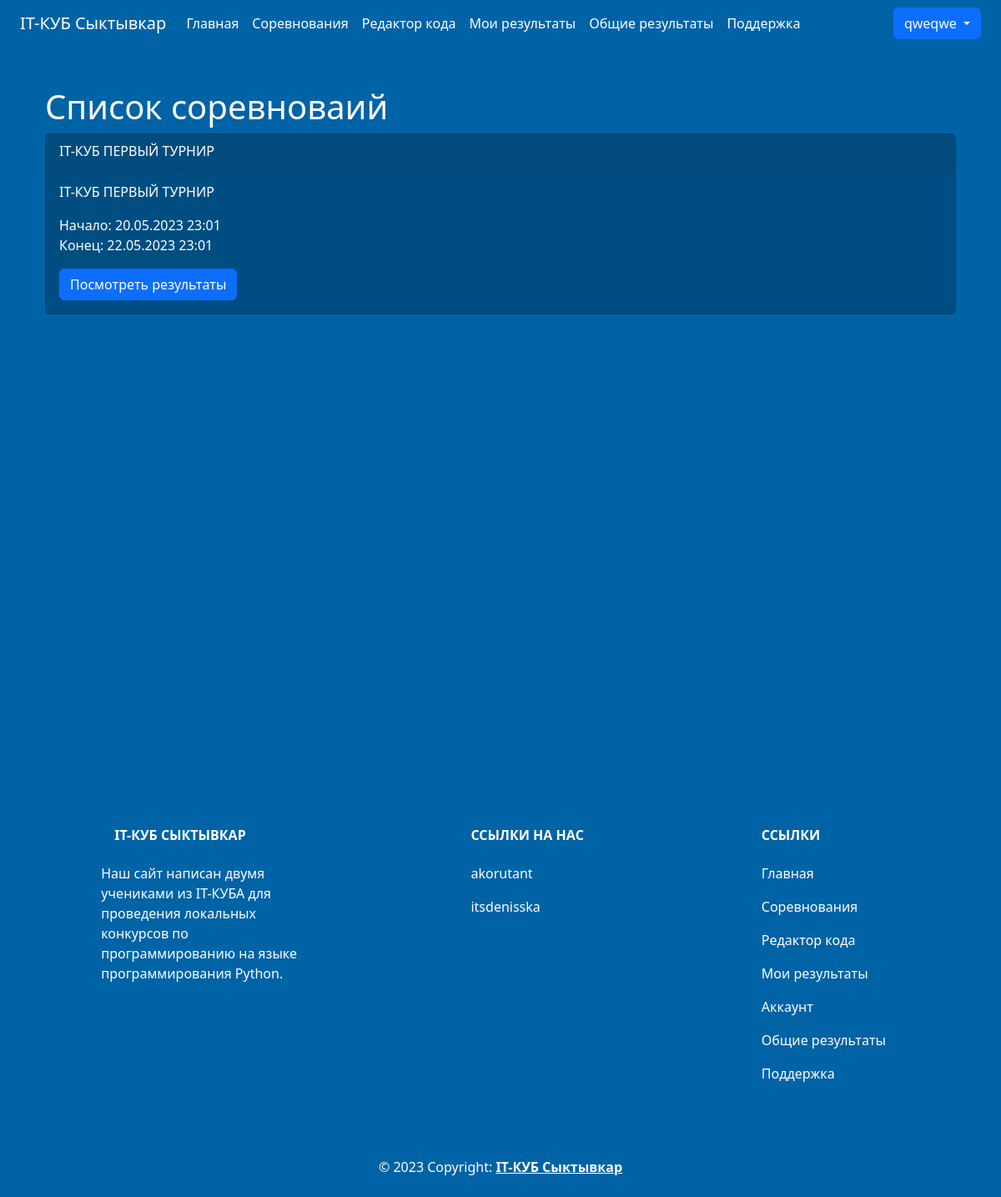
The app's page /contests (signed in) with its own data.
### data/users.py (models this page shows, shortened)
class User(SqlAlchemyBase, UserMixin):
    __tablename__ = 'users'
    id = sqlalchemy.Column(sqlalchemy.Integer,
                           primary_key=True, autoincrement=True)
    login = sqlalchemy.Column(sqlalchemy.String, nullable=False)
    firstname = sqlalchemy.Column(sqlalchemy.String, nullable=False)
    surname = sqlalchemy.Column(sqlalchemy.String, nullable=False)
    patronymic = sqlalchemy.Column(sqlalchemy.String, nullable=False)
    job_title = sqlalchemy.Column(sqlalchemy.String, nullable=False)
    email = sqlalchemy.Column(sqlalchemy.String,
                              index=True, unique=True, nullable=False)
    hashed_password = sqlalchemy.Column(sqlalchemy.String, nullable=False)
    count_contests = sqlalchemy.Column(sqlalchemy.Integer, nullable=False, default=0)
    count_wins = sqlalchemy.Column(sqlalchemy.Integer, nullable=False, default=0)
    avatar = sqlalchemy.Column(sqlalchemy.String, nullable=True)
    created_date = sqlalchemy.Column(sqlalchemy.DateTime,
                                     default=datetime.now)
    contest_results = orm.relationship('ContestResults', backref='user')

### data/contests.py (models this page shows)
class Contest(SqlAlchemyBase):
    __tablename__ = "contests"
    id = sqlalchemy.Column(sqlalchemy.Integer,
                           primary_key=True, autoincrement=True)
    title = sqlalchemy.Column(sqlalchemy.String, nullable=False, unique=True)
    description = sqlalchemy.Column(sqlalchemy.String, nullable=False)
    author_id = sqlalchemy.Column(sqlalchemy.Integer,
                                  sqlalchemy.ForeignKey("teachers.user_id"))
    join_deadline = sqlalchemy.Column(sqlalchemy.DateTime, nullable=False)
    end_deadline = sqlalchemy.Column(sqlalchemy.DateTime, nullable=False)
    teacher = orm.relationship('Teacher')
    tasks = orm.relationship('Task', secondary='contest_to_task', backref='contest')
    contest_result = orm.relationship("ContestResults", back_populates='contest_item')

### main.py (the view)
@app.route("/contests")
@login_required
def contests():
    db_sess = db_session.create_session()
    contests_list = db_sess.query(Contest).all()
    contest_results = db_sess.query(ContestResults).filter(ContestResults.student_id == current_user.id).all()
    return render_template('contests.html',
                           title="Список соревнований",
                           time_now=dt.datetime.now(),
                           contests=contests_list,
                           contest_results=[i.contest_id for i in contest_results])

### data/db_session.py (called while the page is built)
def create_session() -> Session:
    global __factory
    return __factory()

### main.py (called while the page is built)
@login_manager.user_loader
def load_user(user_id):
    db_sess = db_session.create_session()
    return db_sess.query(User).get(user_id)

### templates/contests.html
{% extends "base.html" %} {% block content %}
{% if contests %}
<div class="container mt-3 text-white">
    <h1>Список соревноваий</h1>
    {% for contest in contests %}
    <div class="card card-background mb-3">
        <div class="card-header text-white">{{ contest.title }}</div>
        <div class="card-body text-white">
            <p class="card-text">{{ contest.description }}</p>
            <p class="card-text">Начало: {{ contest.join_deadline.strftime('%d.%m.%Y %H:%M') }}
				<br>Конец: {{ contest.end_deadline.strftime('%d.%m.%Y %H:%M') }}</p>
            {% if time_now < contest.join_deadline %}
            <p class="card-text">Участие в конкурсе ещё не началось.</p>
            {% elif contest.join_deadline <= time_now < contest.end_deadline and contest.id not in contest_results%}
            <a href="{{ url_for('contests_list', contest_id=contest.id) }}" class="btn btn-primary">Участвовать</a>
            {% elif contest.end_deadline <= time_now or contest.id in contest_results %}
            <a href="{{ url_for('contests_results', contest_id=contest.id) }}" class="btn btn-primary">Посмотреть результаты</a>
            {% endif %}
        </div>
    </div>
    {% endfor %}
</div>
{% else %}
<h1 class="text-white mt-5">В данный момент нет соревнований</h1>
{% endif %}
{% endblock %}

### templates/base.html (shortened to what this page needs)
<!DOCTYPE html>
<html lang="ru">
<head>
    <link
            rel="stylesheet"
            href="https://stackpath.bootstrapcdn.com/bootstrap/4.4.1/css/bootstrap.min.css"
    />
    <link
            href="https://cdn.jsdelivr.net/npm/bootstrap@5.3.0-alpha3/dist/css/bootstrap.min.css"
            rel="stylesheet"
    />
    <link rel="stylesheet" href="{{ url_for('static', filename='css/style.css') }}"/>
</head>
<body class="navbar-background">
<header class="container-fluid navbar-background">
    <nav class="navbar navbar-expand-lg navbar-background">
        <div class="container-fluid">
            <a class="navbar-brand text-white" href="{{ url_for('index') }}">IT-КУБ Сыктывкар</a>
            <div
                    class="collapse navbar-collapse justify-content-between"
                    id="navbarSupportedContent"
            >
                <ul class="navbar-nav me-auto mb-2 mb-lg-0">
                    <li class="nav-item">
                        <a
                                class="nav-link active text-white"
                                aria-current="page"
                                href="{{ url_for('index') }}"
                        >Главная</a
                        >
                    </li>
                    {% if current_user.is_authenticated %}
                    {% if current_user.job_title == "teacher" %}
                    <li>
                        <a class="nav-link text-white" href="{{ url_for('contests_teacher') }}">Мои соревнования</a>
                    </li>
                    <li>
                        <a class="nav-link text-white" href="{{ url_for('tasks_add') }}">Создать задание</a>
                    </li>
                    {% else %}
                    <li>
                        <li class="nav-item">
                            <a class="nav-link text-white" href="{{ url_for('contests') }}">Соревнования</a>
                        </li>
                        <a class="nav-link text-white" href="{{ url_for('code') }}">Редактор кода</a>
                    </li>
                    <li class="nav-item">
                        <a class="nav-link text-white" href="{{ url_for('user_results', user_id=current_user.id) }}">Мои результаты</a>
                    </li>
                    {% endif %}
                    {% endif %}
                    <li>
                        <a href="{{ url_for('results') }}" class="nav-link text-white">Общие результаты</a>
                    </li>
                    <li class="nav-item">
                        <a class="nav-link text-white" href="{{ url_for('help') }}">Поддержка</a>
                    </li>
                </ul>
                <div>
                    {% if current_user.is_authenticated %}
                    <div class="btn-group dropdown-center">
                        <button type="button" class="btn btn-primary dropdown-toggle"
                                data-bs-toggle="dropdown"
                                aria-expanded="false">
                            {{ current_user.login }}
                        </button>
                    </div>
                    {% else %}
                    <a class="btn btn-primary" href="{{ url_for('login') }}">Войти</a>
                    <a class="btn btn-primary" href="{{ url_for('register') }}">Регистрация</a>
                    {% endif %}
                </div>
            </div>
        </div>
    </nav>
</header>
<main role="main" class="container content mt-5">
    {% block content %} {% endblock %}
</main>
<footer class="text-center text-lg-start navbar-background text-muted">
    <section
            class="d-flex justify-content-center justify-content-lg-between p-4"
    >
        <div class="container text-center text-md-start mt-5 text-white">
            <div class="row mt-3">
                <div class="col-md-3 col-lg-4 col-xl-3 mx-auto mb-4">
                    <h6 class="text-uppercase fw-bold mb-4">
                        IT-КУБ Сыктывкар
                    </h6>
                    <p>Наш сайт написан двумя учениками из IT-КУБА для проведения локальных конкурсов по программированию на языке программирования Python.</p>
                </div>
                <div class="col-md-2 col-lg-2 col-xl-2 mx-auto mb-4">
                    <h6 class="text-uppercase fw-bold mb-4">Ссылки на нас</h6>
                    <p>
                        <a href="https://akoru.works/" class="nav-link text-white">akorutant</a>
                    </p>
                    <p>
                        <a href="https://t.me/itsdenisska" class="nav-link text-white">itsdenisska</a>
                    </p>
                </div>
                <div class="col-md-3 col-lg-2 col-xl-2 mx-auto mb-4">
                    <h6 class="text-uppercase fw-bold mb-4">Ссылки</h6>
                    <p>
                        <a href="{{ url_for('index') }}" class="nav-link text-white">Главная</a>
                    </p>
                    {% if current_user.is_authenticated %}
                    {% if current_user.job_title == "teacher" %}
                    <p>
                        <a class="nav-link text-white" href="{{ url_for('contests_teacher') }}">Мои соревнования</a>
                    </p>
                    {% else %}
                    <p>
                        <a href="{{ url_for('contests') }}" class="nav-link text-white">Соревнования</a>
                    </p>
                    <p>
                        <a class="nav-link text-white" href="{{ url_for('code') }}">Редактор кода</a>
                    </p>
                    <p>
                        <a class="nav-link text-white" href="{{ url_for('user_results', user_id=current_user.id) }}">Мои результаты</a>
                    </p>
                    {% endif %}
                    <p>
                        <a class="nav-link text-white" href="{{ url_for('account', user_id=current_user.id) }}">Аккаунт</a>
                    </p>
                    {% endif %}
                    <p>
                        <a href="{{ url_for('results') }}" class="nav-link text-white">Общие результаты</a>
                    </p>
                    <p>
                        <a href="{{ url_for('help') }}" class="nav-link text-white">Поддержка</a>
                    </p>
                </div>
            </div>
        </div>
    </section>
    <div class="text-center p-4 text-white">
        © 2023 Copyright:
        <a class="text-reset fw-bold" href="{{ url_for('index') }}">IT-КУБ Сыктывкар</a>
    </div>
</footer>
</body>
</html>

### static/css/style.css (style rules this page uses)
.navbar-background { background-color: #0063a6; }
.card-background { background-color: #004e81; }
.content { min-height:100vh; }

### records on screen
User: login "qweqwe"
Contest: title "IT-КУБ ПЕРВЫЙ ТУРНИР", description "IT-КУБ ПЕРВЫЙ ТУРНИР", join_deadline "20.05.2023 23:01", end_deadline "22.05.2023 23:01"
